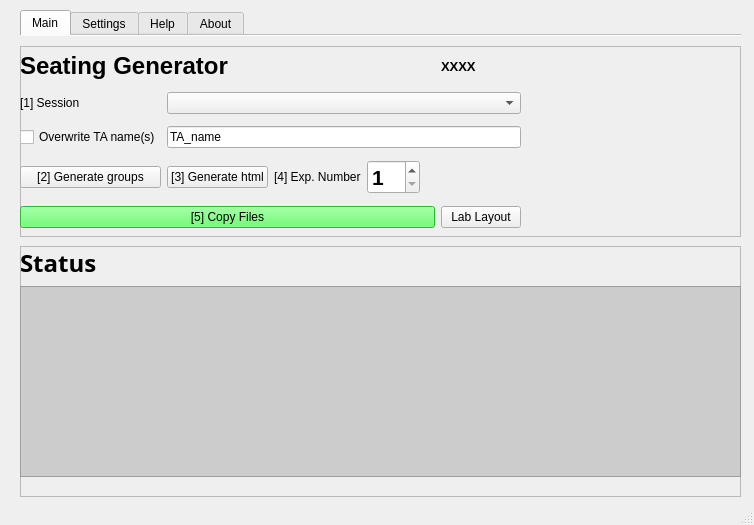
<?xml version="1.0" encoding="UTF-8"?>
<ui version="4.0">
 <class>MainWindow</class>
 <widget class="QMainWindow" name="MainWindow">
  <property name="geometry">
   <rect>
    <x>0</x>
    <y>0</y>
    <width>754</width>
    <height>525</height>
   </rect>
  </property>
  <property name="sizePolicy">
   <sizepolicy hsizetype="Maximum" vsizetype="Preferred">
    <horstretch>0</horstretch>
    <verstretch>0</verstretch>
   </sizepolicy>
  </property>
  <property name="windowTitle">
   <string>YorkU PHYS Lab Seating</string>
  </property>
  <widget class="QWidget" name="centralwidget">
   <widget class="QTabWidget" name="tabWidget">
    <property name="enabled">
     <bool>true</bool>
    </property>
    <property name="geometry">
     <rect>
      <x>20</x>
      <y>10</y>
      <width>721</width>
      <height>491</height>
     </rect>
    </property>
    <property name="font">
     <font>
      <family>Arial</family>
     </font>
    </property>
    <property name="tabShape">
     <enum>QTabWidget::Rounded</enum>
    </property>
    <property name="currentIndex">
     <number>0</number>
    </property>
    <property name="usesScrollButtons">
     <bool>true</bool>
    </property>
    <property name="documentMode">
     <bool>true</bool>
    </property>
    <property name="tabsClosable">
     <bool>false</bool>
    </property>
    <property name="movable">
     <bool>false</bool>
    </property>
    <widget class="QWidget" name="tab_main">
     <attribute name="title">
      <string>Main</string>
     </attribute>
     <widget class="QFrame" name="frame">
      <property name="geometry">
       <rect>
        <x>0</x>
        <y>10</y>
        <width>721</width>
        <height>191</height>
       </rect>
      </property>
      <property name="font">
       <font>
        <family>Arial</family>
       </font>
      </property>
      <property name="frameShape">
       <enum>QFrame::StyledPanel</enum>
      </property>
      <property name="frameShadow">
       <enum>QFrame::Raised</enum>
      </property>
      <widget class="QWidget" name="gridLayoutWidget_2">
       <property name="geometry">
        <rect>
         <x>0</x>
         <y>0</y>
         <width>501</width>
         <height>192</height>
        </rect>
       </property>
       <layout class="QGridLayout" name="gridLayout_3">
        <item row="5" column="1" colspan="5">
         <widget class="QLineEdit" name="lineEdit_TAname">
          <property name="text">
           <string>TA_name</string>
          </property>
         </widget>
        </item>
        <item row="4" column="1" colspan="5">
         <widget class="QComboBox" name="comboBox_session">
          <property name="sizePolicy">
           <sizepolicy hsizetype="Minimum" vsizetype="Fixed">
            <horstretch>0</horstretch>
            <verstretch>0</verstretch>
           </sizepolicy>
          </property>
         </widget>
        </item>
        <item row="6" column="1">
         <widget class="QPushButton" name="pushButton_htmlgen">
          <property name="sizePolicy">
           <sizepolicy hsizetype="Preferred" vsizetype="Fixed">
            <horstretch>0</horstretch>
            <verstretch>0</verstretch>
           </sizepolicy>
          </property>
          <property name="font">
           <font>
            <family>Arial</family>
           </font>
          </property>
          <property name="text">
           <string>[3] Generate html</string>
          </property>
         </widget>
        </item>
        <item row="6" column="0">
         <widget class="QPushButton" name="pushButton_grouping">
          <property name="sizePolicy">
           <sizepolicy hsizetype="Preferred" vsizetype="Fixed">
            <horstretch>0</horstretch>
            <verstretch>0</verstretch>
           </sizepolicy>
          </property>
          <property name="font">
           <font>
            <family>Arial</family>
           </font>
          </property>
          <property name="text">
           <string>[2] Generate groups</string>
          </property>
         </widget>
        </item>
        <item row="7" column="0" colspan="5">
         <widget class="QPushButton" name="pushButton_copyfiles">
          <property name="sizePolicy">
           <sizepolicy hsizetype="Preferred" vsizetype="Fixed">
            <horstretch>0</horstretch>
            <verstretch>0</verstretch>
           </sizepolicy>
          </property>
          <property name="font">
           <font>
            <family>Arial</family>
           </font>
          </property>
          <property name="styleSheet">
           <string notr="true">background-color: rgb(66, 255, 75);</string>
          </property>
          <property name="text">
           <string>[5] Copy Files</string>
          </property>
         </widget>
        </item>
        <item row="6" column="2">
         <widget class="QLabel" name="label_6">
          <property name="sizePolicy">
           <sizepolicy hsizetype="Fixed" vsizetype="Preferred">
            <horstretch>0</horstretch>
            <verstretch>0</verstretch>
           </sizepolicy>
          </property>
          <property name="text">
           <string>[4] Exp. Number</string>
          </property>
         </widget>
        </item>
        <item row="4" column="0">
         <widget class="QLabel" name="label_15">
          <property name="sizePolicy">
           <sizepolicy hsizetype="Fixed" vsizetype="Preferred">
            <horstretch>0</horstretch>
            <verstretch>0</verstretch>
           </sizepolicy>
          </property>
          <property name="text">
           <string>[1] Session</string>
          </property>
         </widget>
        </item>
        <item row="5" column="0">
         <widget class="QCheckBox" name="checkBox_TAname_overwrite">
          <property name="text">
           <string>Overwrite TA name(s)</string>
          </property>
         </widget>
        </item>
        <item row="6" column="3" colspan="3">
         <widget class="QSpinBox" name="spinBox_exp_id">
          <property name="sizePolicy">
           <sizepolicy hsizetype="Fixed" vsizetype="Fixed">
            <horstretch>0</horstretch>
            <verstretch>0</verstretch>
           </sizepolicy>
          </property>
          <property name="font">
           <font>
            <pointsize>16</pointsize>
            <weight>75</weight>
            <bold>true</bold>
           </font>
          </property>
          <property name="frame">
           <bool>true</bool>
          </property>
          <property name="minimum">
           <number>1</number>
          </property>
          <property name="value">
           <number>1</number>
          </property>
         </widget>
        </item>
        <item row="7" column="5">
         <widget class="QPushButton" name="pushButton_labLayout">
          <property name="text">
           <string>Lab Layout</string>
          </property>
         </widget>
        </item>
        <item row="0" column="5">
         <widget class="QLabel" name="course_label">
          <property name="font">
           <font>
            <pointsize>10</pointsize>
            <weight>75</weight>
            <bold>true</bold>
           </font>
          </property>
          <property name="text">
           <string>XXXX</string>
          </property>
         </widget>
        </item>
        <item row="0" column="0" colspan="5">
         <widget class="QLabel" name="label_5">
          <property name="sizePolicy">
           <sizepolicy hsizetype="Preferred" vsizetype="Fixed">
            <horstretch>0</horstretch>
            <verstretch>0</verstretch>
           </sizepolicy>
          </property>
          <property name="font">
           <font>
            <pointsize>18</pointsize>
            <weight>75</weight>
            <bold>true</bold>
           </font>
          </property>
          <property name="text">
           <string>Seating Generator</string>
          </property>
         </widget>
        </item>
       </layout>
      </widget>
      <widget class="QLabel" name="label_2">
       <property name="geometry">
        <rect>
         <x>540</x>
         <y>10</y>
         <width>121</width>
         <height>171</height>
        </rect>
       </property>
       <property name="text">
        <string/>
       </property>
       <property name="pixmap">
        <pixmap>yorku.png</pixmap>
       </property>
       <property name="scaledContents">
        <bool>true</bool>
       </property>
      </widget>
     </widget>
     <widget class="QFrame" name="frame_6">
      <property name="geometry">
       <rect>
        <x>0</x>
        <y>210</y>
        <width>721</width>
        <height>251</height>
       </rect>
      </property>
      <property name="font">
       <font>
        <family>Arial</family>
       </font>
      </property>
      <property name="frameShape">
       <enum>QFrame::StyledPanel</enum>
      </property>
      <property name="frameShadow">
       <enum>QFrame::Raised</enum>
      </property>
      <widget class="QWidget" name="verticalLayoutWidget">
       <property name="geometry">
        <rect>
         <x>0</x>
         <y>0</y>
         <width>721</width>
         <height>231</height>
        </rect>
       </property>
       <property name="font">
        <font>
         <family>Arial</family>
        </font>
       </property>
       <layout class="QVBoxLayout" name="verticalLayout">
        <item>
         <widget class="QLabel" name="label_7">
          <property name="font">
           <font>
            <family>Arial Hebrew</family>
            <pointsize>18</pointsize>
            <weight>75</weight>
            <bold>true</bold>
           </font>
          </property>
          <property name="text">
           <string>Status</string>
          </property>
         </widget>
        </item>
        <item>
         <widget class="QTextBrowser" name="statusbox">
          <property name="font">
           <font>
            <family>Arial</family>
           </font>
          </property>
          <property name="styleSheet">
           <string notr="true">background-color: rgb(204, 204, 204);</string>
          </property>
         </widget>
        </item>
       </layout>
      </widget>
     </widget>
    </widget>
    <widget class="QWidget" name="tab_settings">
     <attribute name="title">
      <string>Settings</string>
     </attribute>
     <widget class="QFrame" name="frame_2">
      <property name="geometry">
       <rect>
        <x>0</x>
        <y>10</y>
        <width>721</width>
        <height>451</height>
       </rect>
      </property>
      <property name="frameShape">
       <enum>QFrame::StyledPanel</enum>
      </property>
      <property name="frameShadow">
       <enum>QFrame::Raised</enum>
      </property>
      <widget class="QWidget" name="gridLayoutWidget_3">
       <property name="geometry">
        <rect>
         <x>9</x>
         <y>9</y>
         <width>701</width>
         <height>321</height>
        </rect>
       </property>
       <layout class="QGridLayout" name="gridLayout_4">
        <item row="6" column="1">
         <widget class="QCheckBox" name="checkBox_localCopy">
          <property name="text">
           <string>Local copy</string>
          </property>
         </widget>
        </item>
        <item row="6" column="0">
         <widget class="QCheckBox" name="checkBox_debugMode">
          <property name="text">
           <string>Debug mode</string>
          </property>
         </widget>
        </item>
        <item row="2" column="4">
         <widget class="QComboBox" name="comboBox_semester">
          <item>
           <property name="text">
            <string>Fall</string>
           </property>
          </item>
          <item>
           <property name="text">
            <string>Winter</string>
           </property>
          </item>
          <item>
           <property name="text">
            <string>Summer</string>
           </property>
          </item>
         </widget>
        </item>
        <item row="5" column="3">
         <widget class="QLabel" name="label_14">
          <property name="text">
           <string>Max # of seats</string>
          </property>
         </widget>
        </item>
        <item row="4" column="3">
         <widget class="QLabel" name="label_45">
          <property name="text">
           <string>Max # of groups</string>
          </property>
         </widget>
        </item>
        <item row="1" column="2">
         <widget class="QPushButton" name="pushButton_course_dir_browse">
          <property name="text">
           <string>Brows</string>
          </property>
         </widget>
        </item>
        <item row="2" column="3">
         <widget class="QLabel" name="label_36">
          <property name="text">
           <string>Semester</string>
          </property>
         </widget>
        </item>
        <item row="5" column="0">
         <widget class="QLabel" name="label_39">
          <property name="sizePolicy">
           <sizepolicy hsizetype="Preferred" vsizetype="Fixed">
            <horstretch>0</horstretch>
            <verstretch>0</verstretch>
           </sizepolicy>
          </property>
          <property name="font">
           <font>
            <pointsize>18</pointsize>
            <weight>75</weight>
            <bold>true</bold>
           </font>
          </property>
          <property name="text">
           <string>Advance</string>
          </property>
         </widget>
        </item>
        <item row="8" column="3" colspan="2">
         <widget class="QPushButton" name="pushButton_save_settings">
          <property name="styleSheet">
           <string notr="true">background-color: rgb(253, 128, 8);</string>
          </property>
          <property name="text">
           <string>Save</string>
          </property>
         </widget>
        </item>
        <item row="1" column="1">
         <widget class="QLineEdit" name="lineEdit_course_dir">
          <property name="text">
           <string/>
          </property>
         </widget>
        </item>
        <item row="4" column="4">
         <widget class="QLineEdit" name="lineEdit_ngroups">
          <property name="text">
           <string>8</string>
          </property>
         </widget>
        </item>
        <item row="1" column="0">
         <widget class="QLabel" name="label_41">
          <property name="font">
           <font>
            <weight>50</weight>
            <bold>false</bold>
           </font>
          </property>
          <property name="text">
           <string>Course main directory</string>
          </property>
         </widget>
        </item>
        <item row="0" column="0">
         <widget class="QLabel" name="label_38">
          <property name="sizePolicy">
           <sizepolicy hsizetype="Preferred" vsizetype="Fixed">
            <horstretch>0</horstretch>
            <verstretch>0</verstretch>
           </sizepolicy>
          </property>
          <property name="font">
           <font>
            <pointsize>18</pointsize>
            <weight>75</weight>
            <bold>true</bold>
           </font>
          </property>
          <property name="text">
           <string>Input lists</string>
          </property>
         </widget>
        </item>
        <item row="5" column="4">
         <widget class="QLineEdit" name="lineEdit_nbenches">
          <property name="text">
           <string>4</string>
          </property>
         </widget>
        </item>
        <item row="1" column="4">
         <widget class="QLineEdit" name="lineEdit_year">
          <property name="font">
           <font>
            <weight>50</weight>
            <bold>false</bold>
           </font>
          </property>
          <property name="text">
           <string>2023</string>
          </property>
         </widget>
        </item>
        <item row="1" column="3">
         <widget class="QLabel" name="label_33">
          <property name="font">
           <font>
            <weight>50</weight>
            <bold>false</bold>
           </font>
          </property>
          <property name="text">
           <string>Year</string>
          </property>
         </widget>
        </item>
        <item row="0" column="3">
         <widget class="QLabel" name="label_32">
          <property name="font">
           <font>
            <pointsize>18</pointsize>
            <weight>75</weight>
            <bold>true</bold>
           </font>
          </property>
          <property name="text">
           <string>Course Details</string>
          </property>
         </widget>
        </item>
        <item row="3" column="3">
         <widget class="QLabel" name="label_46">
          <property name="font">
           <font>
            <weight>50</weight>
            <bold>false</bold>
           </font>
          </property>
          <property name="text">
           <string>Course Code</string>
          </property>
         </widget>
        </item>
        <item row="3" column="4">
         <widget class="QLineEdit" name="lineEdit_code">
          <property name="font">
           <font>
            <weight>50</weight>
            <bold>false</bold>
           </font>
          </property>
          <property name="text">
           <string>xxxx</string>
          </property>
         </widget>
        </item>
        <item row="8" column="0">
         <widget class="QPushButton" name="pushButton_rebootPCs">
          <property name="sizePolicy">
           <sizepolicy hsizetype="Preferred" vsizetype="Fixed">
            <horstretch>0</horstretch>
            <verstretch>0</verstretch>
           </sizepolicy>
          </property>
          <property name="font">
           <font>
            <family>Arial</family>
           </font>
          </property>
          <property name="styleSheet">
           <string notr="true">background-color: rgb(252, 53, 48);</string>
          </property>
          <property name="text">
           <string>Reboot Group PCs</string>
          </property>
         </widget>
        </item>
        <item row="8" column="1">
         <widget class="QPushButton" name="pushButton_rebootLaptops">
          <property name="sizePolicy">
           <sizepolicy hsizetype="Preferred" vsizetype="Fixed">
            <horstretch>0</horstretch>
            <verstretch>0</verstretch>
           </sizepolicy>
          </property>
          <property name="font">
           <font>
            <family>Arial</family>
           </font>
          </property>
          <property name="styleSheet">
           <string notr="true">background-color: rgb(252, 53, 48);</string>
          </property>
          <property name="text">
           <string>Reboot Laptops</string>
          </property>
         </widget>
        </item>
        <item row="2" column="0">
         <widget class="QLabel" name="label_47">
          <property name="text">
           <string>Group PC list</string>
          </property>
         </widget>
        </item>
        <item row="2" column="1">
         <widget class="QLineEdit" name="lineEdit_gpc_txt">
          <property name="text">
           <string/>
          </property>
         </widget>
        </item>
        <item row="2" column="2">
         <widget class="QPushButton" name="pushButton_gpc_browse">
          <property name="text">
           <string>Brows</string>
          </property>
         </widget>
        </item>
       </layout>
      </widget>
     </widget>
    </widget>
    <widget class="QWidget" name="tab">
     <attribute name="title">
      <string>Help</string>
     </attribute>
     <widget class="QTextEdit" name="textEdit">
      <property name="geometry">
       <rect>
        <x>0</x>
        <y>0</y>
        <width>721</width>
        <height>431</height>
       </rect>
      </property>
      <property name="html">
       <string>&lt;!DOCTYPE HTML PUBLIC &quot;-//W3C//DTD HTML 4.0//EN&quot; &quot;http://www.w3.org/TR/REC-html40/strict.dtd&quot;&gt;
&lt;html&gt;&lt;head&gt;&lt;meta name=&quot;qrichtext&quot; content=&quot;1&quot; /&gt;&lt;style type=&quot;text/css&quot;&gt;
p, li { white-space: pre-wrap; }
&lt;/style&gt;&lt;/head&gt;&lt;body style=&quot; font-family:'Arial'; font-size:6.6pt; font-weight:400; font-style:normal;&quot;&gt;
&lt;p style=&quot; margin-top:0px; margin-bottom:0px; margin-left:0px; margin-right:0px; -qt-block-indent:0; text-indent:0px;&quot;&gt;&lt;span style=&quot; font-size:18pt; font-weight:600;&quot;&gt;How to use the program:&lt;/span&gt;&lt;/p&gt;
&lt;p style=&quot; margin-top:12px; margin-bottom:12px; margin-left:0px; margin-right:0px; -qt-block-indent:0; text-indent:0px;&quot;&gt;&lt;span style=&quot; font-size:13pt;&quot;&gt;1- Go to the setting page and load the corresponding input files. Make sure to select the correct file in each field, otherwise, the program might crash as it is expecting certain headers in each CSV file. Press save once you are done with the settings.&lt;/span&gt;&lt;/p&gt;
&lt;p style=&quot; margin-top:0px; margin-bottom:0px; margin-left:0px; margin-right:0px; -qt-block-indent:0; text-indent:0px;&quot;&gt;&lt;span style=&quot; font-size:13pt;&quot;&gt;2) On the main page, select a session, press &lt;/span&gt;&lt;span style=&quot; font-size:13pt; font-weight:600;&quot;&gt;'Generate Groups'&lt;/span&gt;&lt;span style=&quot; font-size:13pt;&quot;&gt; to generate a .pkl file containing the seating details of all listed experiments and students in the given session.&lt;/span&gt;&lt;/p&gt;
&lt;p style=&quot; margin-top:0px; margin-bottom:0px; margin-left:0px; margin-right:0px; -qt-block-indent:0; text-indent:0px;&quot;&gt;&lt;span style=&quot; font-size:13pt;&quot;&gt;  a) Grouping process tries to create a uniform number (as much as possible) of students per group according to the 'Max # of groups' value.&lt;/span&gt;&lt;/p&gt;
&lt;p style=&quot;-qt-paragraph-type:empty; margin-top:0px; margin-bottom:0px; margin-left:0px; margin-right:0px; -qt-block-indent:0; text-indent:0px; font-size:13pt;&quot;&gt;&lt;br /&gt;&lt;/p&gt;
&lt;p style=&quot; margin-top:0px; margin-bottom:0px; margin-left:0px; margin-right:0px; -qt-block-indent:0; text-indent:0px;&quot;&gt;&lt;span style=&quot; font-size:13pt;&quot;&gt;3- Once the .pkl file is generated, press &lt;/span&gt;&lt;span style=&quot; font-size:13pt; font-weight:600;&quot;&gt;'Generate HTML&lt;/span&gt;&lt;span style=&quot; font-size:13pt;&quot;&gt;' to generate the seating HTML files per group. The seating files for each experiment will be stored in a separate directory labeled with the experiment id.&lt;/span&gt;&lt;/p&gt;
&lt;p style=&quot;-qt-paragraph-type:empty; margin-top:0px; margin-bottom:0px; margin-left:0px; margin-right:0px; -qt-block-indent:0; text-indent:0px; font-size:13pt;&quot;&gt;&lt;br /&gt;&lt;/p&gt;
&lt;p style=&quot; margin-top:0px; margin-bottom:0px; margin-left:0px; margin-right:0px; -qt-block-indent:0; text-indent:0px;&quot;&gt;&lt;span style=&quot; font-size:13pt;&quot;&gt;4 - Select the target Experiment number and press the&lt;/span&gt;&lt;span style=&quot; font-size:13pt; font-weight:600;&quot;&gt; 'Copy Files'&lt;/span&gt;&lt;span style=&quot; font-size:13pt;&quot;&gt; button to copy the generated HTML files of the corresponding experiment to all group pcs listed in the given text file.&lt;/span&gt;&lt;/p&gt;
&lt;p style=&quot;-qt-paragraph-type:empty; margin-top:0px; margin-bottom:0px; margin-left:0px; margin-right:0px; -qt-block-indent:0; text-indent:0px; font-size:13pt;&quot;&gt;&lt;br /&gt;&lt;/p&gt;
&lt;p style=&quot; margin-top:0px; margin-bottom:0px; margin-left:0px; margin-right:0px; -qt-block-indent:0; text-indent:0px;&quot;&gt;&lt;span style=&quot; font-size:13pt;&quot;&gt;5 - The html files will auto-refresh every 30 sec., but if needed, group PCs can be rebooted via  &lt;/span&gt;&lt;span style=&quot; font-size:13pt; font-weight:600;&quot;&gt;'Reboot All Group PCs'&lt;/span&gt;&lt;span style=&quot; font-size:13pt;&quot;&gt; button from the settings tab (e.g., to wake the screens up ).&lt;/span&gt;&lt;/p&gt;
&lt;p style=&quot;-qt-paragraph-type:empty; margin-top:0px; margin-bottom:0px; margin-left:0px; margin-right:0px; -qt-block-indent:0; text-indent:0px; font-size:13pt;&quot;&gt;&lt;br /&gt;&lt;/p&gt;
&lt;p style=&quot; margin-top:0px; margin-bottom:0px; margin-left:0px; margin-right:0px; -qt-block-indent:0; text-indent:0px;&quot;&gt;&lt;span style=&quot; font-size:13pt;&quot;&gt;6 - Each Group PC is set to automatically load the corresponding group page in Windows Kiosk mode.&lt;/span&gt;&lt;/p&gt;&lt;/body&gt;&lt;/html&gt;</string>
      </property>
     </widget>
    </widget>
    <widget class="QWidget" name="tab_about">
     <attribute name="title">
      <string>About</string>
     </attribute>
     <widget class="QLabel" name="label">
      <property name="geometry">
       <rect>
        <x>380</x>
        <y>20</y>
        <width>331</width>
        <height>301</height>
       </rect>
      </property>
      <property name="font">
       <font>
        <family>Arial</family>
       </font>
      </property>
      <property name="text">
       <string>&lt;html&gt;&lt;head/&gt;&lt;body&gt;&lt;p&gt;&lt;span style=&quot; font-size:15pt; font-weight:600;&quot;&gt;YorkU PHYS Lab Seating Assigner&lt;/span&gt;&lt;/p&gt;&lt;p&gt;&lt;span style=&quot; font-size:11pt;&quot;&gt;V 2.3, Jan 2023&lt;/span&gt;&lt;br/&gt;&lt;/p&gt;&lt;p&gt;Developed by Mohammad Kareem, PhD&lt;/p&gt;&lt;p&gt;&lt;span style=&quot; font-family:'Calibri,sans-serif'; color:#000000;&quot;&gt;Laboratory Technologist&lt;/span&gt;&lt;/p&gt;&lt;p&gt;mkareem@yorku.ca&lt;/p&gt;&lt;p&gt;Department of Physics &amp;amp; Astronomy&lt;/p&gt;&lt;p&gt;&lt;span style=&quot; font-size:8.5pt; color:#000000;&quot;&gt;Faculty of Science | &lt;/span&gt;&lt;span style=&quot; font-size:8.5pt; color:#000000; text-transform:uppercase;&quot;&gt;York University&lt;/span&gt;&lt;/p&gt;&lt;p&gt;&lt;span style=&quot; font-size:8.5pt; color:#000000;&quot;&gt;Petrie Science &amp;amp; Engineering 122&lt;/span&gt;&lt;/p&gt;&lt;p&gt;&lt;span style=&quot; font-size:8.5pt; color:#000000;&quot;&gt;4700 Keele Street Toronto ON, Canada M3J 1P3&lt;/span&gt;&lt;/p&gt;&lt;/body&gt;&lt;/html&gt;</string>
      </property>
     </widget>
     <widget class="QLabel" name="label_9">
      <property name="geometry">
       <rect>
        <x>20</x>
        <y>110</y>
        <width>331</width>
        <height>111</height>
       </rect>
      </property>
      <property name="text">
       <string/>
      </property>
      <property name="pixmap">
       <pixmap>YorkU_logo_L.png</pixmap>
      </property>
      <property name="scaledContents">
       <bool>true</bool>
      </property>
     </widget>
    </widget>
   </widget>
  </widget>
  <widget class="QMenuBar" name="menubar">
   <property name="geometry">
    <rect>
     <x>0</x>
     <y>0</y>
     <width>754</width>
     <height>26</height>
    </rect>
   </property>
  </widget>
  <widget class="QStatusBar" name="statusbar"/>
 </widget>
 <resources>
  <include location="YorkU_Images.qrc"/>
 </resources>
 <connections/>
</ui>
